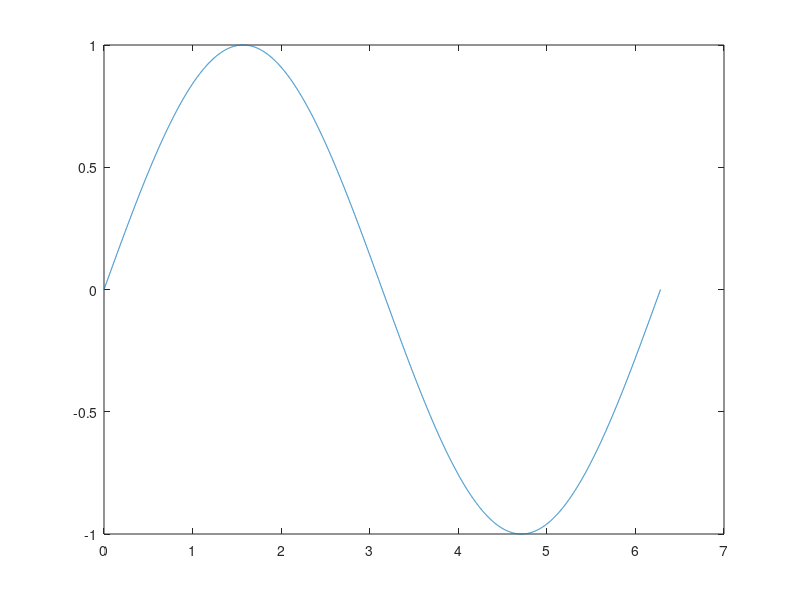

The MATLAB script that drew this image:
% exemplo 2.5
sys = tf([1 2],[1 0 -0.25], 0.01)

impulse(sys)

% exemplo alising
t=0:1:2*pi
y=sin(t);
plot(t,y)

t=0:0.1:2*pi
y=sin(t);
plot(t,y)

t=0:0.001:2*pi
y=sin(t);
plot(t,y)
